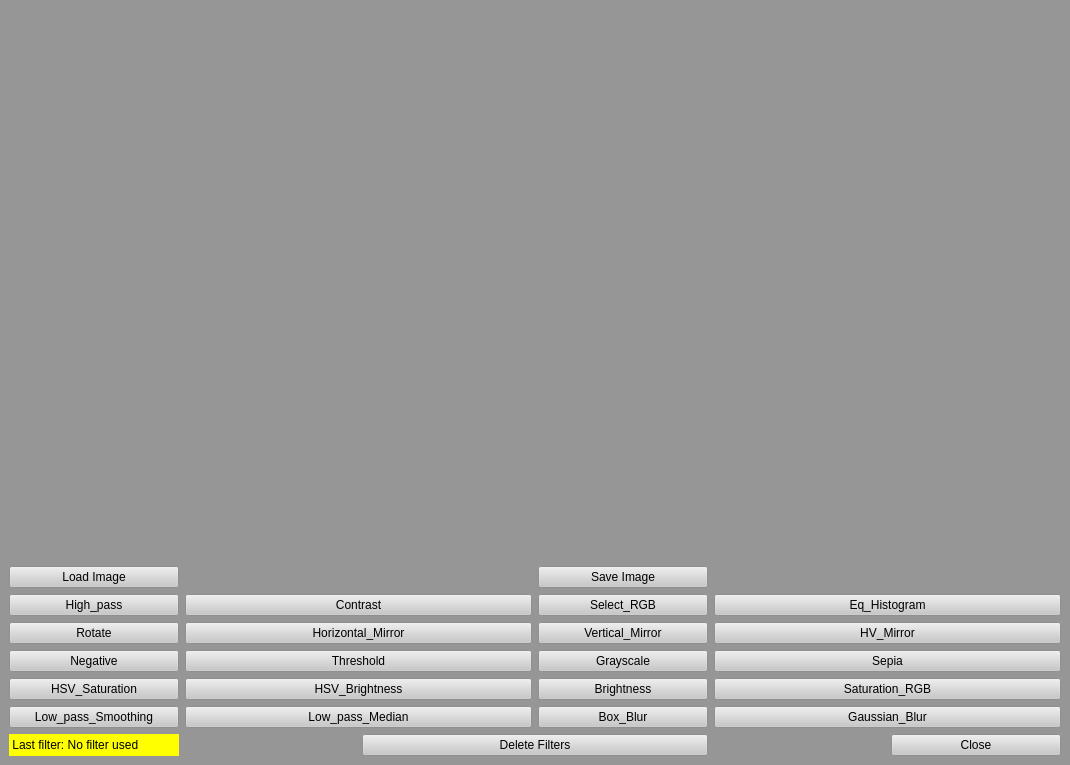
<?xml version="1.0" encoding="UTF-8"?>
<ui version="4.0">
 <class>MainWindow</class>
 <widget class="QMainWindow" name="MainWindow">
  <property name="geometry">
   <rect>
    <x>0</x>
    <y>0</y>
    <width>1070</width>
    <height>765</height>
   </rect>
  </property>
  <property name="windowTitle">
   <string>BMP filter editor</string>
  </property>
  <property name="autoFillBackground">
   <bool>false</bool>
  </property>
  <property name="styleSheet">
   <string notr="true"/>
  </property>
  <widget class="QWidget" name="centralwidget">
   <property name="styleSheet">
    <string notr="true">background-color: rgb(150,150, 150);
</string>
   </property>
   <layout class="QGridLayout" name="gridLayout">
    <item row="3" column="0">
     <widget class="QPushButton" name="Load">
      <property name="styleSheet">
       <string notr="true">background-color: rgb(200, 200, 200);</string>
      </property>
      <property name="text">
       <string>Load Image</string>
      </property>
     </widget>
    </item>
    <item row="8" column="4" colspan="2">
     <widget class="QPushButton" name="Gaussian_Blur">
      <property name="styleSheet">
       <string notr="true">background-color: rgb(200, 200, 200);</string>
      </property>
      <property name="text">
       <string>Gaussian_Blur</string>
      </property>
     </widget>
    </item>
    <item row="9" column="0">
     <widget class="QLabel" name="Last_filter">
      <property name="enabled">
       <bool>true</bool>
      </property>
      <property name="styleSheet">
       <string notr="true">background-color: rgb(255, 255, 0)</string>
      </property>
      <property name="text">
       <string> Last filter: No filter used</string>
      </property>
     </widget>
    </item>
    <item row="5" column="1" colspan="2">
     <widget class="QPushButton" name="Horizontal_Mirror">
      <property name="enabled">
       <bool>true</bool>
      </property>
      <property name="styleSheet">
       <string notr="true">background-color: rgb(200, 200, 200);</string>
      </property>
      <property name="text">
       <string>Horizontal_Mirror</string>
      </property>
     </widget>
    </item>
    <item row="6" column="1" colspan="2">
     <widget class="QPushButton" name="Threshold">
      <property name="enabled">
       <bool>true</bool>
      </property>
      <property name="styleSheet">
       <string notr="true">background-color: rgb(200, 200, 200);</string>
      </property>
      <property name="text">
       <string>Threshold</string>
      </property>
     </widget>
    </item>
    <item row="7" column="0">
     <widget class="QPushButton" name="HSV_Saturation">
      <property name="styleSheet">
       <string notr="true">background-color: rgb(200, 200, 200);</string>
      </property>
      <property name="text">
       <string>HSV_Saturation</string>
      </property>
     </widget>
    </item>
    <item row="9" column="5">
     <widget class="QPushButton" name="Close">
      <property name="styleSheet">
       <string notr="true">background-color: rgb(200, 200, 200);</string>
      </property>
      <property name="text">
       <string>Close</string>
      </property>
     </widget>
    </item>
    <item row="6" column="3">
     <widget class="QPushButton" name="Grayscale">
      <property name="enabled">
       <bool>true</bool>
      </property>
      <property name="styleSheet">
       <string notr="true">background-color: rgb(200, 200, 200);</string>
      </property>
      <property name="text">
       <string>Grayscale</string>
      </property>
     </widget>
    </item>
    <item row="1" column="5">
     <widget class="QPushButton" name="Filtered_Image">
      <property name="styleSheet">
       <string notr="true">background-color: rgb(200, 200, 200);</string>
      </property>
      <property name="text">
       <string>Original size output image</string>
      </property>
     </widget>
    </item>
    <item row="4" column="4" colspan="2">
     <widget class="QPushButton" name="Histogram">
      <property name="enabled">
       <bool>true</bool>
      </property>
      <property name="styleSheet">
       <string notr="true">background-color: rgb(200, 200, 200);</string>
      </property>
      <property name="text">
       <string>Eq_Histogram</string>
      </property>
     </widget>
    </item>
    <item row="4" column="1" colspan="2">
     <widget class="QPushButton" name="Contrast">
      <property name="enabled">
       <bool>true</bool>
      </property>
      <property name="styleSheet">
       <string notr="true">background-color: rgb(200, 200, 200);</string>
      </property>
      <property name="text">
       <string>Contrast</string>
      </property>
     </widget>
    </item>
    <item row="7" column="3">
     <widget class="QPushButton" name="Brightness">
      <property name="enabled">
       <bool>true</bool>
      </property>
      <property name="styleSheet">
       <string notr="true">background-color: rgb(200, 200, 200);</string>
      </property>
      <property name="text">
       <string>Brightness</string>
      </property>
     </widget>
    </item>
    <item row="4" column="3">
     <widget class="QPushButton" name="Select_RGB">
      <property name="enabled">
       <bool>true</bool>
      </property>
      <property name="styleSheet">
       <string notr="true">background-color: rgb(200, 200, 200);</string>
      </property>
      <property name="text">
       <string>Select_RGB</string>
      </property>
     </widget>
    </item>
    <item row="5" column="4" colspan="2">
     <widget class="QPushButton" name="HV_Mirror">
      <property name="enabled">
       <bool>true</bool>
      </property>
      <property name="styleSheet">
       <string notr="true">background-color: rgb(200, 200, 200);</string>
      </property>
      <property name="text">
       <string>HV_Mirror</string>
      </property>
     </widget>
    </item>
    <item row="9" column="2" colspan="2">
     <widget class="QPushButton" name="Delete">
      <property name="styleSheet">
       <string notr="true">background-color: rgb(200, 200, 200);</string>
      </property>
      <property name="text">
       <string>Delete Filters</string>
      </property>
     </widget>
    </item>
    <item row="5" column="3">
     <widget class="QPushButton" name="Vertical_Mirror">
      <property name="enabled">
       <bool>true</bool>
      </property>
      <property name="styleSheet">
       <string notr="true">background-color: rgb(200, 200, 200);</string>
      </property>
      <property name="text">
       <string>Vertical_Mirror</string>
      </property>
     </widget>
    </item>
    <item row="2" column="3" colspan="3">
     <widget class="QLabel" name="Preview_img">
      <property name="autoFillBackground">
       <bool>false</bool>
      </property>
      <property name="text">
       <string/>
      </property>
      <property name="margin">
       <number>0</number>
      </property>
     </widget>
    </item>
    <item row="6" column="0">
     <widget class="QPushButton" name="Negative">
      <property name="enabled">
       <bool>true</bool>
      </property>
      <property name="styleSheet">
       <string notr="true">background-color: rgb(200, 200, 200);</string>
      </property>
      <property name="text">
       <string>Negative</string>
      </property>
     </widget>
    </item>
    <item row="4" column="0">
     <widget class="QPushButton" name="High_pass">
      <property name="enabled">
       <bool>true</bool>
      </property>
      <property name="styleSheet">
       <string notr="true">background-color: rgb(200, 200, 200);</string>
      </property>
      <property name="text">
       <string>High_pass</string>
      </property>
     </widget>
    </item>
    <item row="5" column="0">
     <widget class="QPushButton" name="Rotate">
      <property name="enabled">
       <bool>true</bool>
      </property>
      <property name="styleSheet">
       <string notr="true">background-color: rgb(200, 200, 200);</string>
      </property>
      <property name="text">
       <string>Rotate</string>
      </property>
     </widget>
    </item>
    <item row="3" column="3">
     <widget class="QPushButton" name="Save">
      <property name="styleSheet">
       <string notr="true">background-color: rgb(200, 200, 200);</string>
      </property>
      <property name="text">
       <string>Save Image</string>
      </property>
     </widget>
    </item>
    <item row="7" column="4" colspan="2">
     <widget class="QPushButton" name="SaturationRGB">
      <property name="enabled">
       <bool>true</bool>
      </property>
      <property name="styleSheet">
       <string notr="true">background-color: rgb(200, 200, 200);</string>
      </property>
      <property name="text">
       <string>Saturation_RGB</string>
      </property>
     </widget>
    </item>
    <item row="1" column="2">
     <widget class="QPushButton" name="Original_Image">
      <property name="styleSheet">
       <string notr="true">background-color: rgb(200, 200, 200);</string>
      </property>
      <property name="text">
       <string>Original size input image</string>
      </property>
     </widget>
    </item>
    <item row="8" column="3">
     <widget class="QPushButton" name="Box_Blur">
      <property name="styleSheet">
       <string notr="true">background-color: rgb(200, 200, 200);</string>
      </property>
      <property name="text">
       <string>Box_Blur</string>
      </property>
     </widget>
    </item>
    <item row="6" column="4" colspan="2">
     <widget class="QPushButton" name="Sepia">
      <property name="enabled">
       <bool>true</bool>
      </property>
      <property name="styleSheet">
       <string notr="true">background-color: rgb(200, 200, 200);</string>
      </property>
      <property name="text">
       <string>Sepia</string>
      </property>
     </widget>
    </item>
    <item row="8" column="0">
     <widget class="QPushButton" name="Low_pass_smoothing">
      <property name="styleSheet">
       <string notr="true">background-color: rgb(200, 200, 200);</string>
      </property>
      <property name="text">
       <string>Low_pass_Smoothing</string>
      </property>
     </widget>
    </item>
    <item row="8" column="1" colspan="2">
     <widget class="QPushButton" name="Low_pass_Median">
      <property name="enabled">
       <bool>true</bool>
      </property>
      <property name="styleSheet">
       <string notr="true">background-color: rgb(200, 200, 200);</string>
      </property>
      <property name="text">
       <string>Low_pass_Median</string>
      </property>
     </widget>
    </item>
    <item row="2" column="0" colspan="3">
     <widget class="QLabel" name="Original_img">
      <property name="styleSheet">
       <string notr="true">border-color: rgb(193, 193, 193);</string>
      </property>
      <property name="text">
       <string/>
      </property>
     </widget>
    </item>
    <item row="7" column="1" colspan="2">
     <widget class="QPushButton" name="HSV_Brightness">
      <property name="enabled">
       <bool>true</bool>
      </property>
      <property name="styleSheet">
       <string notr="true">background-color: rgb(200, 200, 200);</string>
      </property>
      <property name="text">
       <string>HSV_Brightness</string>
      </property>
     </widget>
    </item>
    <item row="1" column="0" colspan="3">
     <widget class="QLabel" name="Original_img_label">
      <property name="enabled">
       <bool>true</bool>
      </property>
      <property name="font">
       <font>
        <pointsize>18</pointsize>
        <weight>75</weight>
        <bold>true</bold>
       </font>
      </property>
      <property name="text">
       <string/>
      </property>
     </widget>
    </item>
    <item row="1" column="3" colspan="3">
     <widget class="QLabel" name="Filtered_img_label">
      <property name="font">
       <font>
        <pointsize>18</pointsize>
        <weight>75</weight>
        <bold>true</bold>
       </font>
      </property>
      <property name="text">
       <string/>
      </property>
     </widget>
    </item>
   </layout>
   <zorder>Original_img_label</zorder>
   <zorder>Rotate</zorder>
   <zorder>Grayscale</zorder>
   <zorder>Original_Image</zorder>
   <zorder>Low_pass_smoothing</zorder>
   <zorder>Original_img</zorder>
   <zorder>Negative</zorder>
   <zorder>Gaussian_Blur</zorder>
   <zorder>Last_filter</zorder>
   <zorder>HSV_Saturation</zorder>
   <zorder>SaturationRGB</zorder>
   <zorder>Load</zorder>
   <zorder>High_pass</zorder>
   <zorder>Box_Blur</zorder>
   <zorder>Close</zorder>
   <zorder>Delete</zorder>
   <zorder>Horizontal_Mirror</zorder>
   <zorder>Vertical_Mirror</zorder>
   <zorder>HV_Mirror</zorder>
   <zorder>Filtered_img_label</zorder>
   <zorder>Sepia</zorder>
   <zorder>Select_RGB</zorder>
   <zorder>HSV_Brightness</zorder>
   <zorder>Save</zorder>
   <zorder>Low_pass_Median</zorder>
   <zorder>Contrast</zorder>
   <zorder>Threshold</zorder>
   <zorder>Brightness</zorder>
   <zorder>Histogram</zorder>
   <zorder>Preview_img</zorder>
   <zorder>Filtered_Image</zorder>
  </widget>
 </widget>
 <resources/>
 <connections/>
</ui>
